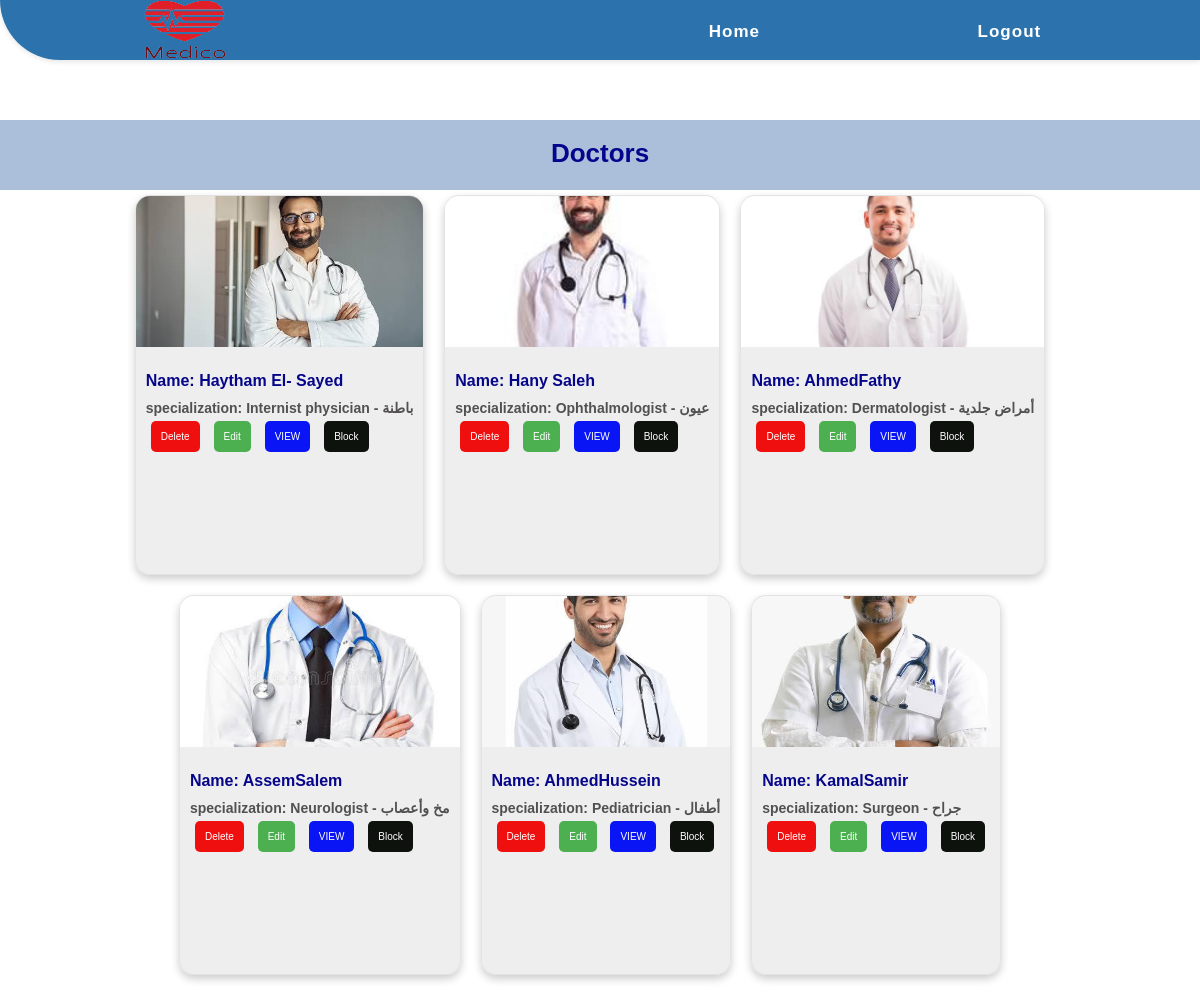
Before: /admin/view_doctors_for_admin.php with the older database file.
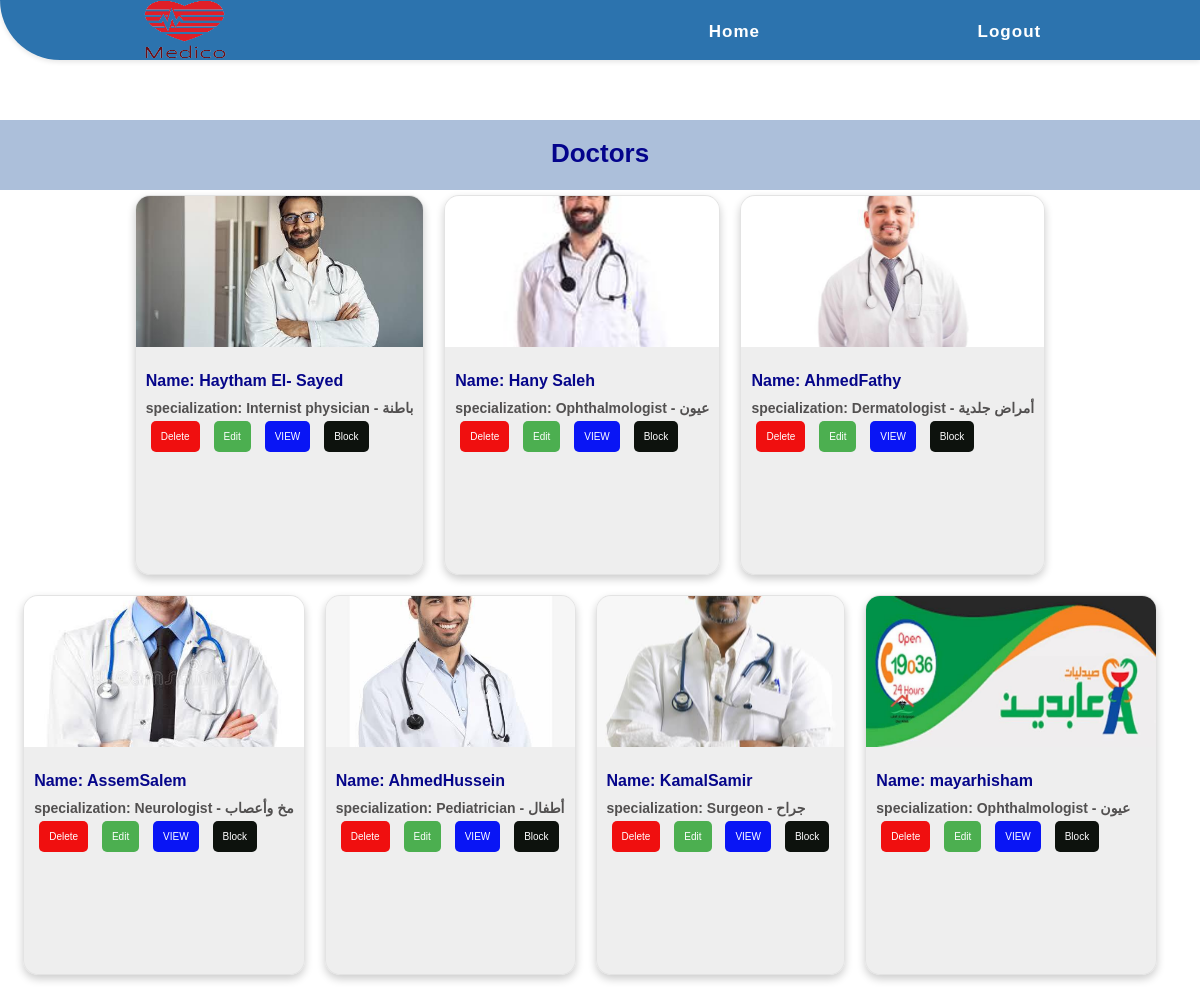
After: the same page with the newer database file.
### tables this page shows
CREATE TABLE `doctors` (
  `id` int(11) NOT NULL,
  `dfirst_name` varchar(255) NOT NULL,
  `dlast_name` varchar(255) NOT NULL,
  `date_of_birth` date NOT NULL,
  `profession_practice` mediumtext DEFAULT NULL,
  `years_of_exp` int(11) NOT NULL,
  `daddress` varchar(255) NOT NULL,
  `phone` int(11) NOT NULL,
  `doctor_syndicate` mediumtext DEFAULT NULL,
  `email` varchar(255) NOT NULL,
  `specialization` varchar(255) NOT NULL,
  `password` int(11) NOT NULL,
  `image` mediumtext DEFAULT NULL,
  `accepted` varchar(255) NOT NULL,
  `blocked` varchar(255) NOT NULL
);

### admin/view_doctors_for_admin.php (the view, shortened to what this page needs)
<?php
include "../shared/conn.php";
?>
<?php
$qry = "SELECT * FROM `doctors` WHERE accepted ='yes'";
$rslt = mysqli_query($connect, $qry);
?>
<!DOCTYPE html>
<html lang="en">
<head>
    <link rel="stylesheet" href="../CSS/style.css">
    <link rel="stylesheet" href="../CSS/footer.css">
    <link rel="stylesheet" href="../CSS/pharmacy's view.css">
    <link rel="stylesheet" href="../CSS/doctors.css">
</head>
<body>
    <nav>
        <div class="logo">
            <img src="../Images/Medico_Logo_2_Final-removebg-preview-1.png" alt="Medico Logo">
        </div>
        <ul class="nav-links">
            <li><a href="./admin_home.php">Home</a></li>
            <li><a href="../shared/login.php?bbye='1'">Logout</a></li>
        </ul>
    </nav>
    <h1 class="h1_text" id="Requests">Doctors</h1>
    <div class="content">
        <div class="card-container">
            <?php while ($row = mysqli_fetch_array($rslt)) { ?>
                <div class="card_doctors">
                    <img src="../upload/<?php echo $row['image'] ?>" alt="Doctor's photo">
                    <div class="card-text">
                        <h3>Name: <?php echo $row['dfirst_name']    .  $row['dlast_name']   ?></h3>
                        <p>specialization: <?php echo $row['specialization']  ?></p>
                        <a href="view_doctors_for_admin.php?delete=<?php echo $row['id']; ?> "><button class="delete">Delete</button></a>
                        <a href="doctor_registration_form_for_admin.php?edit=<?php echo $row['id']; ?>"> <button class="edit">Edit</button></a>
                        <a href="vieww_doctor_profile_from_admin.php?view=<?php echo $row['id']; ?> "><button class="view">VIEW</button></a>
                        <?php if ($row['blocked'] == 'yes') { ?>
                            <td><a href="view_doctors_for_admin.php?unblock=<?php echo $row['id']; ?> "><button class="block">Unblock</button></a></td>
                        <?php } else { ?>
                            <td><a href="view_doctors_for_admin.php?block=<?php echo $row['id']; ?> "><button class="block">Block</button></a></td>
                        <?php  } ?>
                    </div>
                </div>
            <?php
            }
            ?>
        </div>
    </div>
</body>
</html>

Changed rows visible on the page:
added doctors: image (picture), dfirst_name "mayar", dlast_name "hisham", specialization "Ophthalmologist - عيون"
